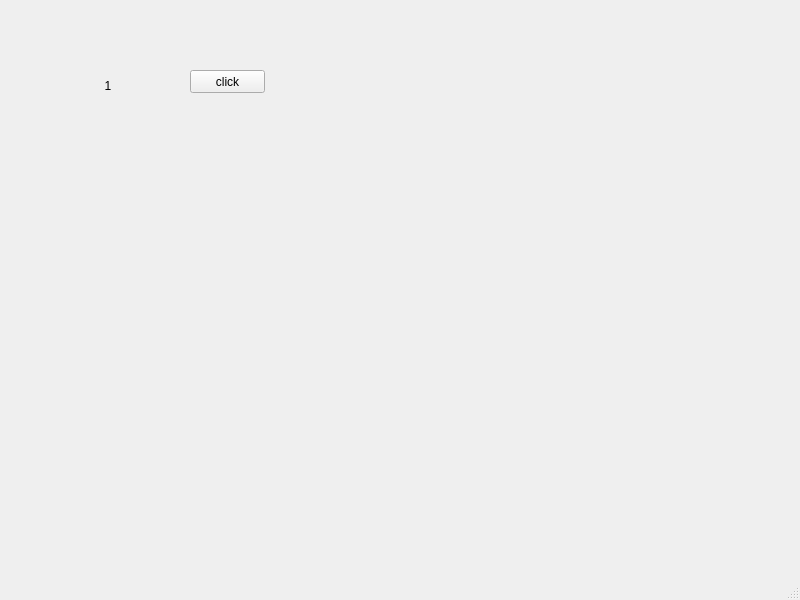
<?xml version="1.0" encoding="UTF-8"?>
<ui version="4.0">
 <class>MainWindow</class>
 <widget class="QMainWindow" name="MainWindow">
  <property name="geometry">
   <rect>
    <x>0</x>
    <y>0</y>
    <width>800</width>
    <height>600</height>
   </rect>
  </property>
  <property name="windowTitle">
   <string>MainWindow</string>
  </property>
  <widget class="QWidget" name="centralwidget">
   <widget class="QLabel" name="label">
    <property name="geometry">
     <rect>
      <x>80</x>
      <y>80</y>
      <width>56</width>
      <height>12</height>
     </rect>
    </property>
    <property name="text">
     <string>1</string>
    </property>
    <property name="alignment">
     <set>Qt::AlignCenter</set>
    </property>
   </widget>
   <widget class="QPushButton" name="pushButton">
    <property name="geometry">
     <rect>
      <x>190</x>
      <y>70</y>
      <width>75</width>
      <height>23</height>
     </rect>
    </property>
    <property name="text">
     <string>click</string>
    </property>
   </widget>
  </widget>
  <widget class="QMenuBar" name="menubar">
   <property name="geometry">
    <rect>
     <x>0</x>
     <y>0</y>
     <width>800</width>
     <height>21</height>
    </rect>
   </property>
  </widget>
  <widget class="QStatusBar" name="statusbar"/>
 </widget>
 <resources/>
 <connections/>
</ui>
